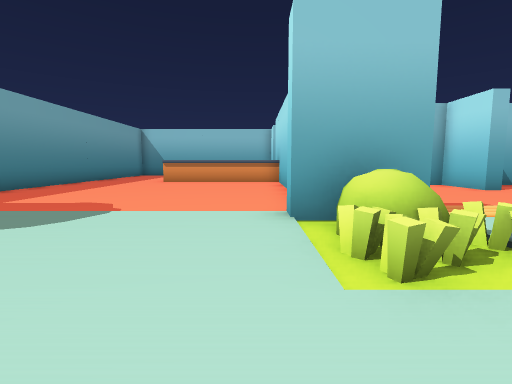
[1] (above)

24 first-person views from a walk through a Unity game level. The camera is 1.5 m above the floor, tilts 6° down and sees 85° across. The floor is counted in squares, 2 m on a side. Each view is taken from the middle of a square. On the plan, view 1 faces up. The plan holds only what a view shows up to about 10 squares ahead; the rest is blank. The place goes on beyond the plan. The player character is not drawn.

[2]
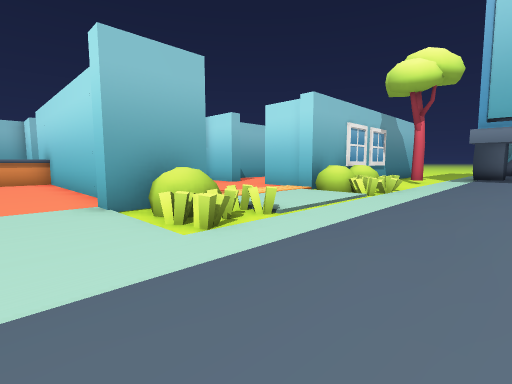

[3]
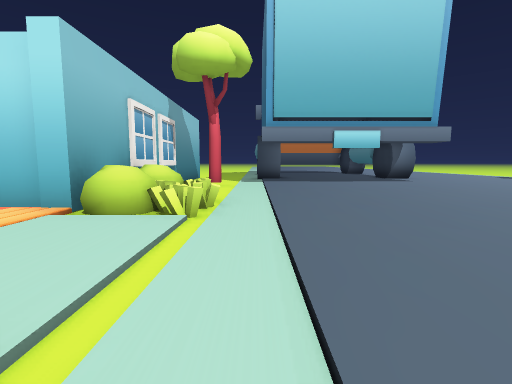

[4]
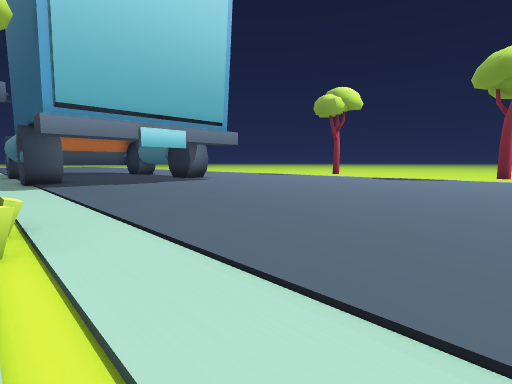

[5]
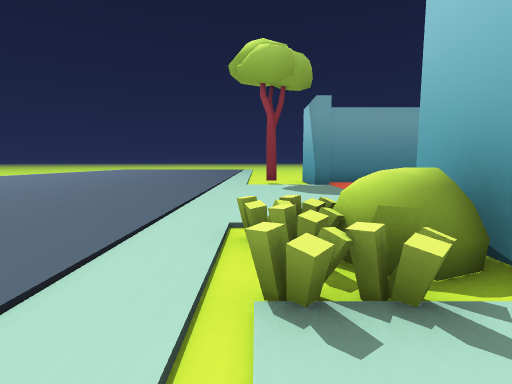

[6]
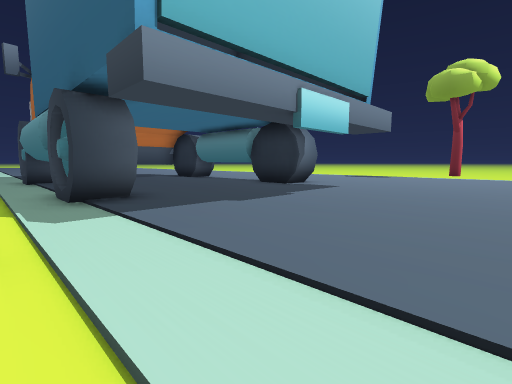

[7]
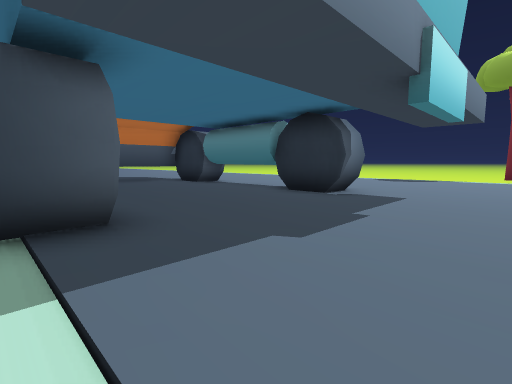

[8]
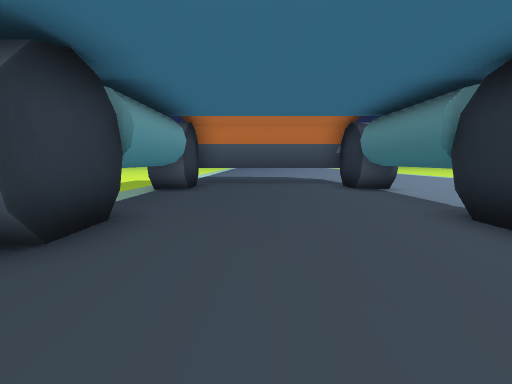

[9]
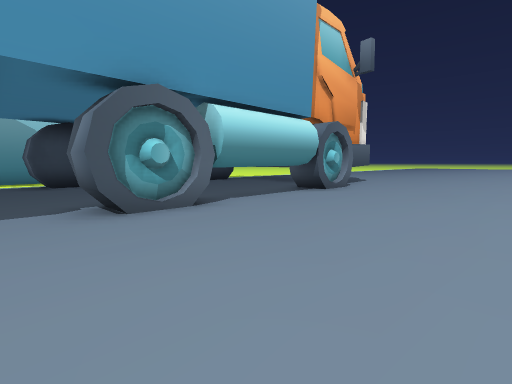

[10]
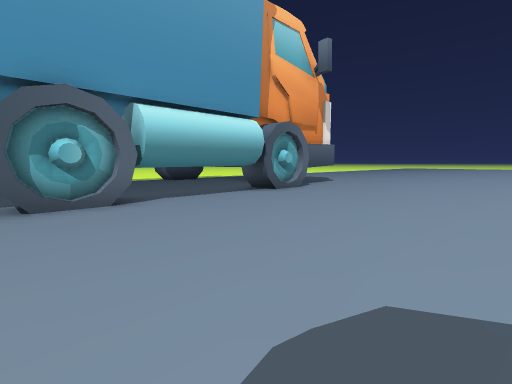

[11]
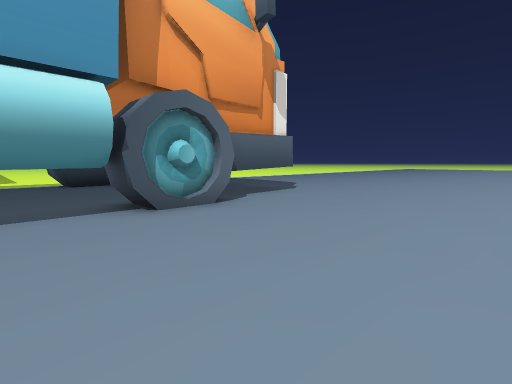

[12]
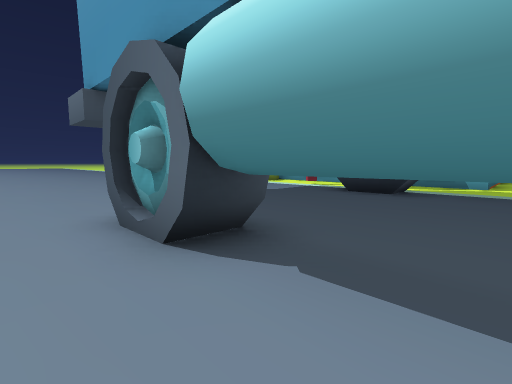

[13]
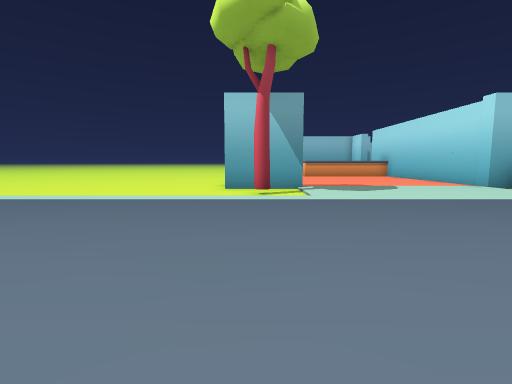

[14]
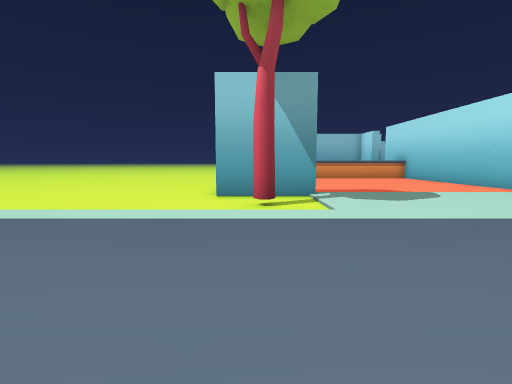

[15]
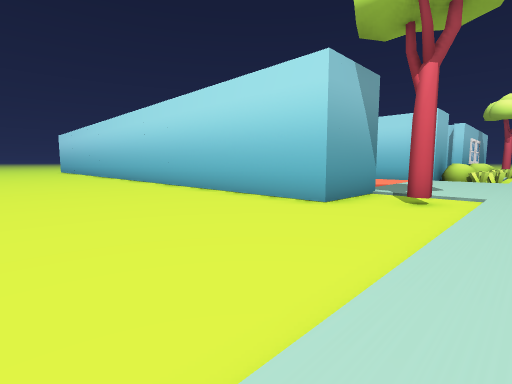

[16]
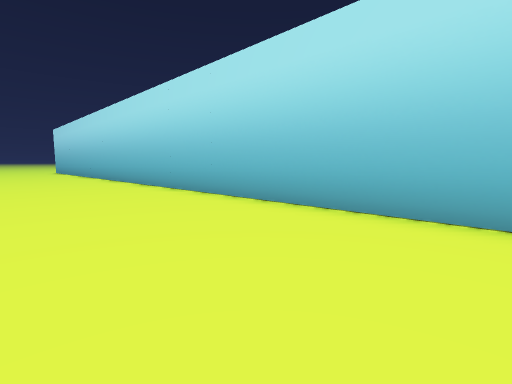

[17]
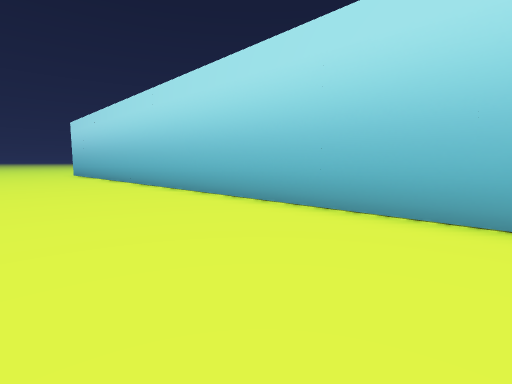

[18]
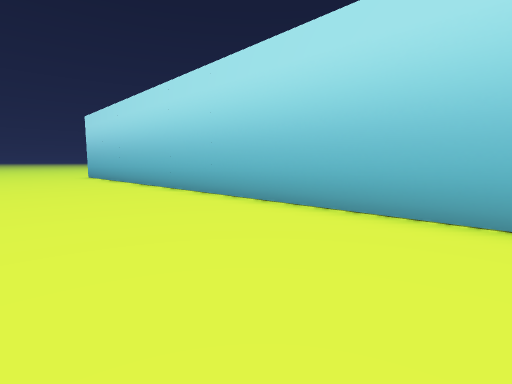

[19]
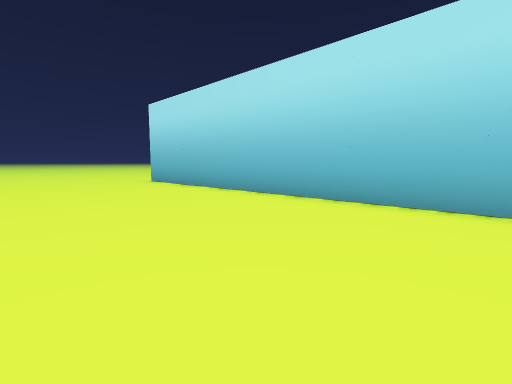

[20]
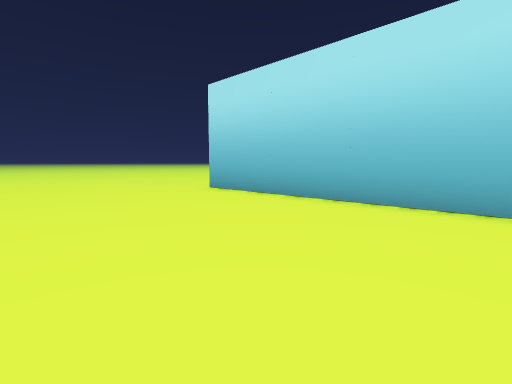

[21]
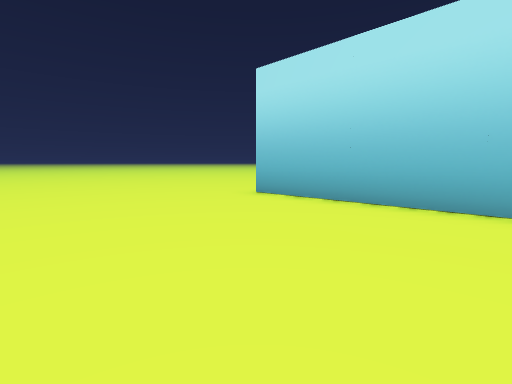

[22]
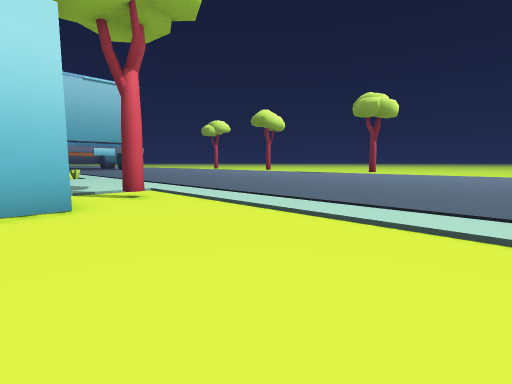

[23]
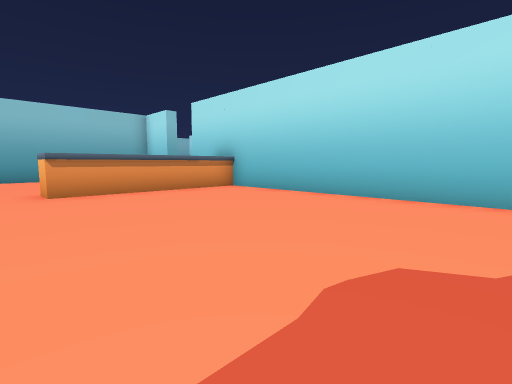

[24]
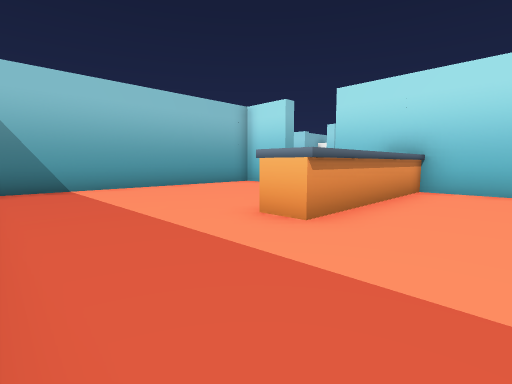

### Floor plan
Key: @ floor where view 1 was taken; # wall or solid block; . main floor; - floor 0.25 m lower than the main floor; / step, stairs or slope; B bush; T tree; R truck; H thing the floor can be seen under or through; O other object.
Columns run from 13 left of view 1 to 22 right of it. Each row starts with its distance up from view 1.
 31 -------
 30 -------
 29 -----#
 28 -----#
 27 -----#
 26 -----#
 25 -----#
 24 -----#
 23 -----#
 22 -----#
 21 -----#
 20 -----#
 19 -----########
 18 -----#-------
 17  ----#-------
 16  ----#-------
 15  ----#------
 14  ----#-----
 13  ----#---O  OO
 12  ----#---OOOOO#
 11 -----#--------#
 10 -----#--------#     #
  9 -----#--------#    -#
  8 -----#--------#   ---
  7 -----#--------#   ---
  6 -----# -------#  ---#
  5 -----# -------# .../#
  4 -----###......##---/######  ###
  3 ------T-......BB.../OBB    ------
  2 --------......OO///OBO---T----------
  1 ....................O......###...##.
  0 .............@.............########R
 -1 ...................................R
 -2 ..............  ...................R
 -3 .............   ...................R
 -4 ............    ...................R
 -5  .... .....     ...........HHHHHHHHR
 -6  ...   ..       ...........HHH...HH.
 -7  ..             ....................
 -8                  ....  .............
 -9                  ...   .............
-10                  ..    .............
-11                          ...........

Where each view was taken, in squares from view 1:
view 1: 0 up, 0 right, facing up
view 2: 1 down, 1 left, facing up-right
view 3: 1 up, 2 right, facing right
view 4: 2 up, 3 right, facing down-right
view 5: 2 up, 4 right, facing left
view 6: 2 up, 9 right, facing down-right
view 7: 1 up, 11 right, facing down-right
view 8: 2 down, 12 right, facing right
view 9: 10 down, 13 right, facing up-right
view 10: 11 down, 14 right, facing up-right
view 11: 10 down, 18 right, facing up-right
view 12: 7 down, 18 right, facing up-left
view 13: 5 down, 7 left, facing up
view 14: 3 down, 7 left, facing up
view 15: 1 up, 13 left, facing up-right
view 16: 5 up, 12 left, facing up-right
view 17: 10 up, 12 left, facing up-right
view 18: 13 up, 12 left, facing up-right
view 19: 18 up, 13 left, facing up-right
view 20: 22 up, 13 left, facing up-right
view 21: 24 up, 13 left, facing up-right
view 22: 5 up, 13 left, facing down-right
view 23: 5 up, 5 left, facing up-right
view 24: 10 up, 7 left, facing up-right
